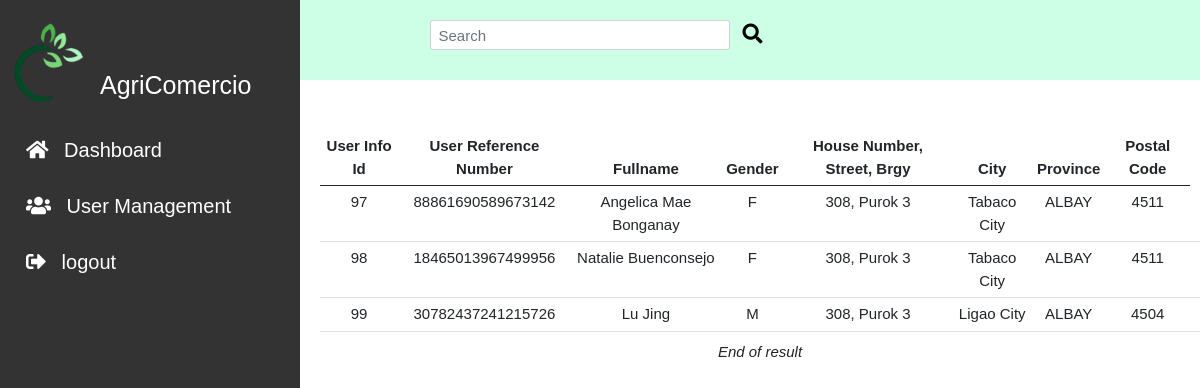
/admin/seller.php, run on the app's committed database.
### tables this page shows
CREATE TABLE `user_info` (
  `user_info_id` int(11) NOT NULL,
  `user_fullname` varchar(128) NOT NULL,
  `user_ref_num` varchar(64) NOT NULL,
  `gender` varchar(20) NOT NULL,
  `contact_details` varchar(20) NOT NULL,
  `house_no_street_brgy` varchar(128) NOT NULL,
  `city` varchar(128) NOT NULL,
  `province` varchar(128) NOT NULL,
  `postal_code` int(11) NOT NULL,
  `user_type` varchar(55) NOT NULL
);

### admin/seller.php (the view, shortened to what this page needs)
<!DOCTYPE html>
<?php
include_once ('../includes/db_conn.php');
$searchkey="";
?>
<!DOCTYPE html>
<html lang="en">
<head>
    <link rel="stylesheet" href="../css/bootstrap.min.css">
    <link rel="stylesheet" href="../css/style.css">
    <link rel="stylesheet" href="../css/fontawesome.css">
    <link rel="stylesheet" href="https://cdnjs.cloudflare.com/ajax/libs/font-awesome/5.15.2/css/all.min.css">
</head>
<body>
<header id="header">
<section id= "search">
        <div class = "container-fluid">
            <form action="seller.php" method="GET" class="d-flex">
                <input id="searchbar" name="searchkey" class="form-control me-2" type="search" placeholder="Search" aria-label="Search">
                <button class="btn btn-light" type="submit"><i class="fas fa-search"></i></button>
            </form>
        </div>
    </section>
</header>
<body>
<div class="sidenav">
  <div class="sidenav-title">
    <div class="sidenav_image">
      <img src="../img/logo1.png" alt=""width = "90px ">
      <h1>AgriComercio</h1>
    </div>
  </div>
  <a href="index.php"><i class="fas fa-home"></i> Dashboard</a>
  <a href="user.php"><i class="fas fa-users"></i> User Management</a>
  <a href="../logout.php"><i class="fas fa-sign-out-alt"></i> logout </a>
</div>
<main>
        <div class="main__container">
          <div class="container_fluid">
          <div class="row" id="contentPanel">
              <div class="col-12">
              <?php
              if($searchkey == ""){
              $sql =" SELECT
              `user_info_id`,
              `user_ref_num`,
              `user_fullname`,
              `user_ref_num`,
              `gender`,
              `contact_details`,
              `house_no_street_brgy`,
              `city`,
                `province`,
                `postal_code`,
                `user_type`
              FROM `user_info`
              WHERE user_type = 'Seller';";
              $stmt=mysqli_stmt_init($conn);
              if (!mysqli_stmt_prepare($stmt, $sql)){
              echo "Statement Failed.";
              exit();
              }
            }
              mysqli_stmt_execute($stmt);
              $resultData = mysqli_stmt_get_result($stmt);
              $arr=array();
              while($row = mysqli_fetch_assoc($resultData)){
              array_push($arr,$row);
              }
              if(!empty($arr)){
                  echo "<table class='table'>";
                  echo "<thead>";
                  echo "<th> User Info Id </th>";
                  echo "<th> User Reference Number </th>";
                  echo "<th> Fullname</th>";
                  echo "<th> Gender </th>";
                  echo "<th> House Number, Street, Brgy </th>";
                  echo "<th> City </th>";
                  echo "<th> Province </th>";
                  echo "<th> Postal Code </th>";
                  echo "</thead>";
                  foreach($arr as $key => $val){
                  echo "<tr>";
                  echo "<td>" . $val ['user_info_id']         . "</td>";
                  echo "<td>" . $val ['user_ref_num']         . "</td>";
                  echo "<td>" . $val ['user_fullname']   . "</td>";
                  echo "<td>" . $val ['gender']          .  " </td> ";
                  echo "<td>" . $val ['house_no_street_brgy'] .  " </td>";
                  echo "<td>" . $val ['city'] .  " </td>";
                  echo "<td>" . $val ['province'] .  " </td>";
                  echo "<td>" . $val ['postal_code'] .  " </td>";
                  echo "<td>";
                  echo "</tr>";
                  }
                ?>
                  <?php
                  echo "</table>";
                  }
                  else{
                  echo "<h4> No Records Found.</h4>";
                  }
              ?>
                  <div
                  class='text-center'><em>End of result</em>
                  </div>
              </div>
              </div>
          </div>
      </main>
</body>
</html>

### css/style.css (style rules this page uses)
* { margin: 0; box-sizing: border-box; transition: all .1s linear; font-family: 'Exo 2', sans-serif ; }
html { font-size: 62.5%; scroll-behavior: smooth; }
body { overflow-x: hidden; }
#header { font-size: 1.5rem; font-weight: lighter; background-image:linear-gradient(#99ffcc,#ccffe6) ; }
#search { background:#ccffe6; width: 100vw; height: 10vh; }
#search form { padding: 2rem; justify-content: center; }
#search .form-control { width: 30rem; height: 3rem; font-size: 1.5rem; }
#search button { margin-top: -0.5rem; font-size: 2rem; background: transparent; border: none; }
main { margin-left: 30rem; padding: 0; }
.sidenav { height: 100%; width: 300px; position: fixed; z-index: 1; top: 0; left: 0; background-color:#333333; overflow-x: hidden; padding-top: 20px; }
.sidenav a { padding: 10px 8px 6px 16px; text-decoration: none; font-size: 2rem; color: #fff; display: block; font-weight: lighter; }
.sidenav i { margin: 1rem; color: white; }
.sidenav img { margin-bottom: 6rem; }
.sidenav h1 { color: white; margin-top: -10rem; margin-bottom: 2rem; margin-left: 10rem; }
.main__container { margin-top: 5rem; margin-left: 2rem; text-align: center; justify-content: center; }
.container_fluid .col-12 { font-size: 1.5rem; text-align-last: center; }
.text-center { text-align-last: center; }

### data on the page
user_info: user_info_id "97", user_ref_num "88861690589673142", user_fullname "Angelica Mae Bonganay", gender "F", house_no_street_brgy "308, Purok 3", city "Tabaco City", province "ALBAY", postal_code "4511"
user_info: user_info_id "98", user_ref_num "18465013967499956", user_fullname "Natalie Buenconsejo", gender "F", house_no_street_brgy "308, Purok 3", city "Tabaco City", province "ALBAY", postal_code "4511"
user_info: user_info_id "99", user_ref_num "30782437241215726", user_fullname "Lu Jing", gender "M", house_no_street_brgy "308, Purok 3", city "Ligao City", province "ALBAY", postal_code "4504"
